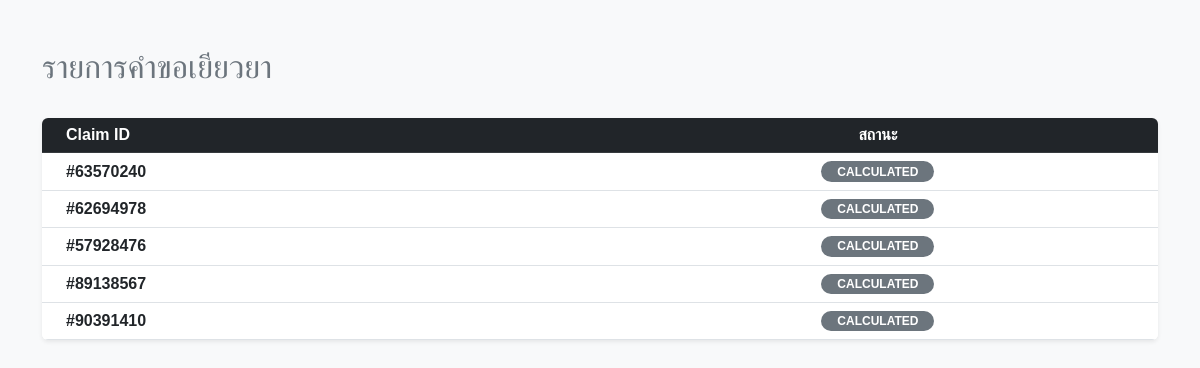
The app's page /claims, older data.
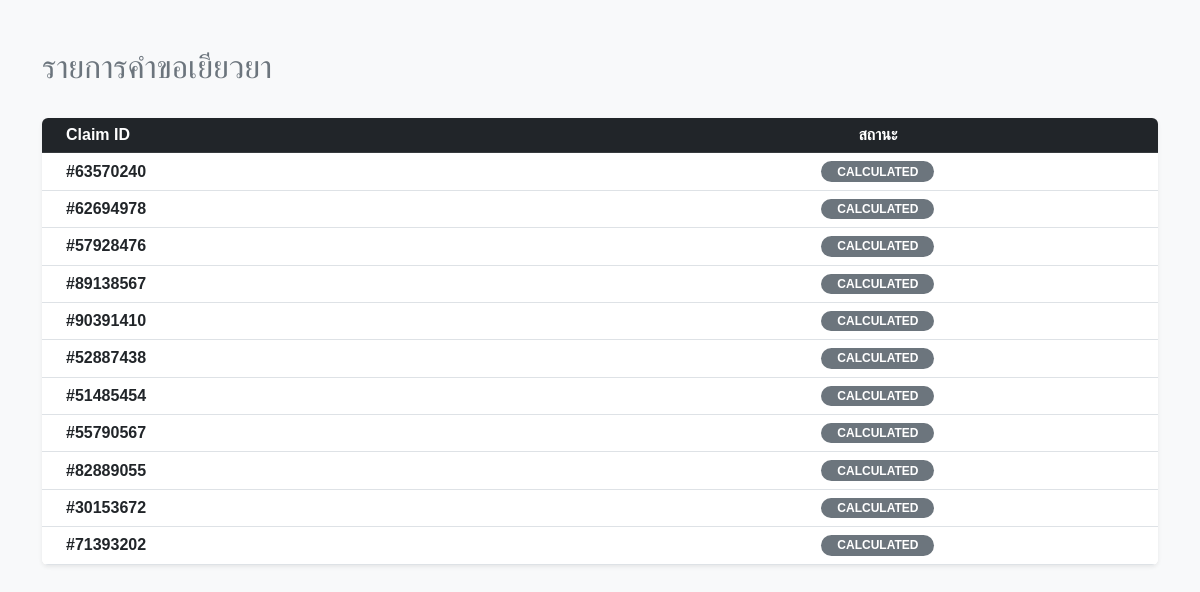
The same page, newer data.
### tables this page shows
CREATE TABLE Claims (
        claim_id TEXT PRIMARY KEY,
        claimant_id INTEGER,
        claim_date TEXT,
        status TEXT
    );

### app.py (the view)
@app.route("/claims")
def list_claims():
    claims = controller.list_claims_web()
    return render_template("claim_list.html", claims=claims)

### controllers/claim_controller.py (called while the page is built)
    def list_claims_web(self):
        conn = get_connection()
        cur = conn.cursor()
        cur.execute("SELECT * FROM Claims")
        data = cur.fetchall()
        conn.close()
        return data

### model/database.py (called while the page is built)
def get_connection():
    return sqlite3.connect(DB_NAME)

### templates/claim_list.html (shortened to what this page needs)
<link href="https://cdn.jsdelivr.net/npm/bootstrap@5.3.0/dist/css/bootstrap.min.css" rel="stylesheet">
<div class="container py-5">
  <div class="d-flex justify-content-between align-items-center mb-4">
    <h2 class="text-secondary">รายการคำขอเยียวยา</h2>
  </div>
  <div class="table-responsive shadow-sm rounded">
    <table class="table table-hover align-middle bg-white mb-0">
      <thead class="table-dark">
        <tr>
          <th class="px-4">Claim ID</th>
          <th class="text-center">สถานะ</th>
        </tr>
      </thead>
      <tbody>
        {% for c in claims %}
        <tr>
          <td class="px-4 fw-bold">#{{ c[0] }}</td>
          <td class="text-center">
            {% if c[3] == 'อนุมัติ' %}
              <span class="badge rounded-pill bg-success px-3">อนุมัติแล้ว</span>
            {% elif c[3] == 'รอดำเนินการ' %}
              <span class="badge rounded-pill bg-warning text-dark px-3">รอดำเนินการ</span>
            {% else %}
              <span class="badge rounded-pill bg-secondary px-3">{{ c[3] }}</span>
            {% endif %}
          </td>
        </tr>
        {% endfor %}
      </tbody>
    </table>
  </div>
</div>

Row changes from the older to the newer data that the page shows:
added Claims: claim_id "52887438", status "CALCULATED"
added Claims: claim_id "51485454", status "CALCULATED"
added Claims: claim_id "55790567", status "CALCULATED"
added Claims: claim_id "82889055", status "CALCULATED"
added Claims: claim_id "30153672", status "CALCULATED"
added Claims: claim_id "71393202", status "CALCULATED"
